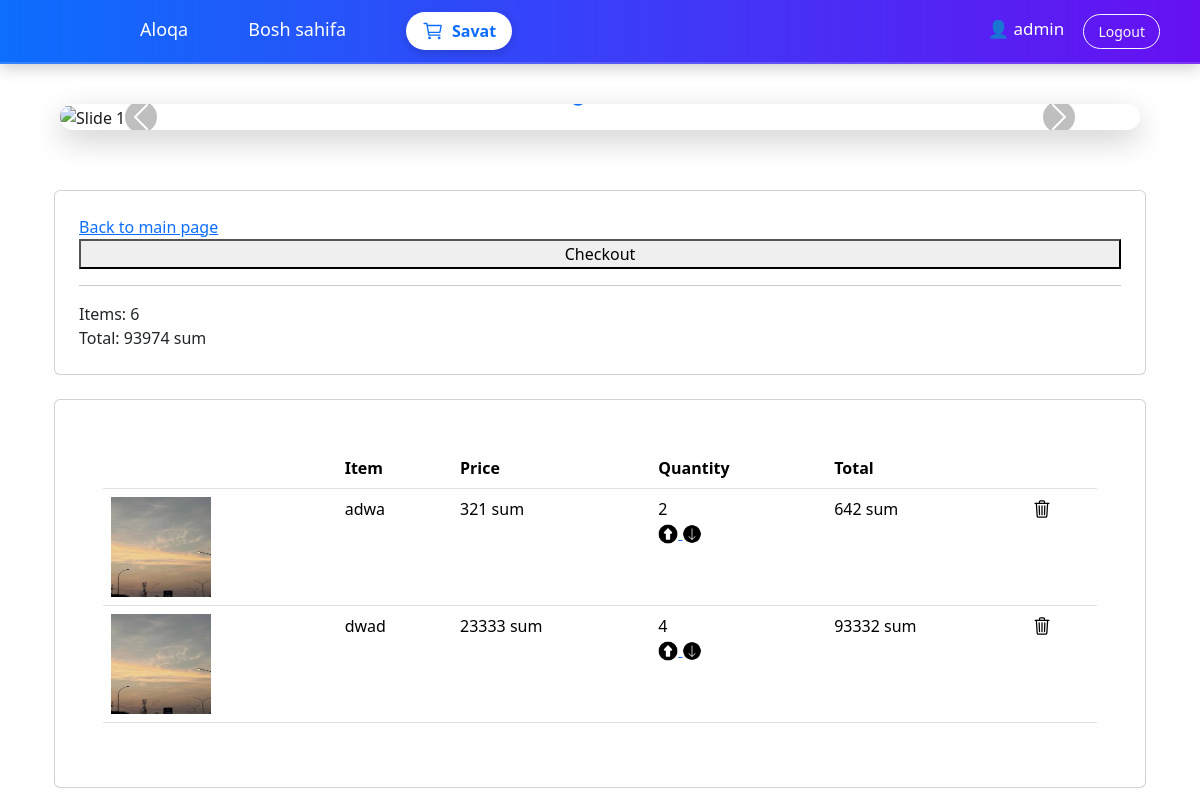
Page /cart/ (signed in) on the earlier database version.
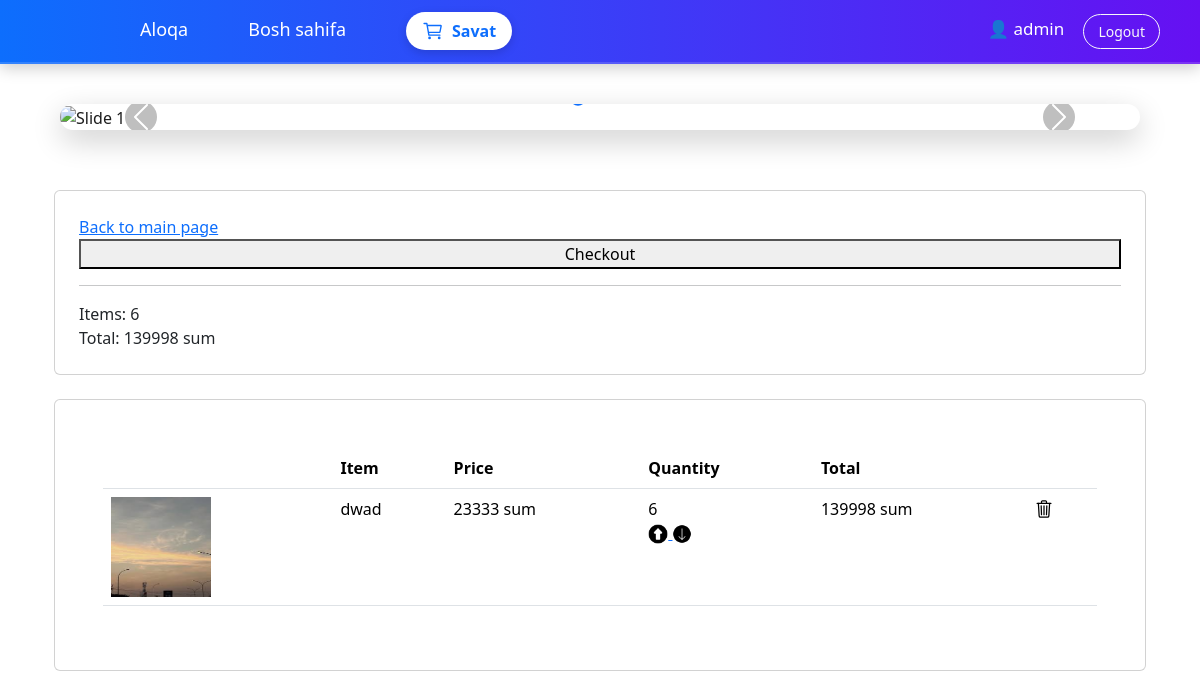
Same page on the later database version.
### store/models.py (models this page shows, shortened)
class CartItem(models.Model):
    customer = models.ForeignKey('Users.User', on_delete=models.SET_NULL, null=True)
    product = models.ForeignKey('store.Products', on_delete=models.CASCADE)
    quantity = models.IntegerField()
    def __str__(self):
        return self.product.title
    def total_price(self):
        return self.product.price * self.quantity

class Products(models.Model):
    category = models.ForeignKey('store.Category', on_delete=models.CASCADE, null=True)
    title = models.CharField(max_length=255)
    description = models.CharField(max_length=255)
    slug = models.CharField(max_length=255)
    image = models.ImageField()
    price = models.IntegerField(null=True)

### store/views.py (the view)
# urls.py: path('cart/', views.cart, name='cart'),
def cart(request):
    cart_items = CartItem.objects.filter(customer=request.user)
    print([item.total_price() for item in cart_items])
    total_price = sum([item.total_price() for item in cart_items])
    total_quantity = sum([item.quantity for item in cart_items])
    return render(request, 'cart.html', {'cart_items': cart_items, 'total_quantity': total_quantity, 'total_price': total_price})

### store/templates/cart.html
{% extends 'base.html' %}
{% load static %}
{% block content %}
    <div class="container">
        <div class="card mb-4 p-4 has-text-weight-bold is-size-4">
            <a class="button has-text-left is-danger" href="{% url 'store:store' %}">Back to main page</a>
            <button class="button has-text-right is-info">Checkout</button>
            <hr>
            <div class="columns has-text-centered">
                <div class="column">
                    <div class="content">Items: {{ total_quantity }}</div>
                </div>
                <div class="column">
                    <div class="content">Total: {{ total_price }} sum</div>
                </div>
            </div>
        </div>
        <div class="card p-5">
            <div class="content">
                <table class="table has-text-centered">
                    <thead>
                    <tr>
                        <th></th>
                        <th>Item</th>
                        <th>Price</th>
                        <th>Quantity</th>
                        <th>Total</th>
                        <th></th>
                    </tr>
                    </thead>
                    <tbody>
                    {% for item in cart_items %}
                        <tr>
                            <td>
                                <img src="{{ item.product.image.url }}" alt="" width="100" height="100">
                            </td>
                            <td>{{ item }}</td>
                            <td>{{ item.product.price }} sum</td>
                            <td>
                                {{ item.quantity }}
                                <div class="quantity ml-3">
                                    <a href="{% url 'store:edit_cart_item' item.id %}?action=add">
                                        <img src="{% static '/img/up-arrow.jpg' %}" class="arrows" width="20px" height="20px" alt="">
                                    </a>
                                    <a href="{% url 'store:edit_cart_item' item.id %}?action=take">
                                        <img src="{% static '/img/down-arrow.jpg' %}" width="20px" height="20px" class="arrows" alt="">
                                    </a>
                                </div>
                            </td>
                            <td>{{ item.total_price }} sum</td>
                            <td>
                                <a href=""
                                   style="font-size: 20px; color: black">
                                    <ion-icon name="trash-outline"></ion-icon>
                                </a>
                            </td>
                        </tr>
                    {% endfor %}
                    </tbody>
                </table>
            </div>
        </div>
    </div>
{% endblock %}

Differences in the rows shown:
removed CartItem: product.image (picture), product.title "adwa", product.price "321", quantity "2", total_price "642"
changed CartItem "dwad": quantity "4" → "6"; total_price "93332" → "139998"
Other differences:
{{ total_price }}: "93974" → "139998"
